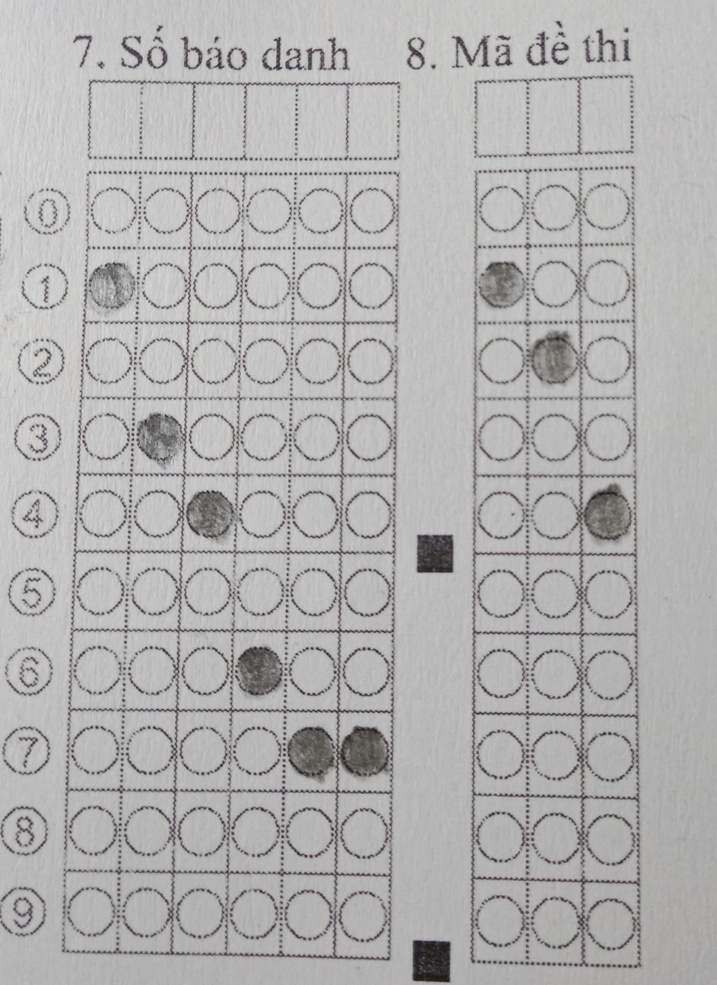
#> input picture SourceCode/PythonModule/StudentInfo/scanbdmade.jpg, 717 x 985 px, shrunk from 1776 x 2440 before the run, found by its file name
$ python scansbdmade.py
#> lines starting #> are read from the running program, lines starting #| are printed output that depends on the picture; after the words box and inside, x2 and y2 are one past the last pixel; in counts of white or black regions, pixels touching at a corner belong together
import cv2
import numpy as np
import matplotlib.pyplot as plt

def detect_answer_grid(image_path):
    # Đọc hình ảnh
#> called with image_path = 'StudentInfo/scanbdmade.jpg'
    image = cv2.imread(image_path)
#> image is the input picture: shape (985, 717, 3); mean B, G, R 177.4, 177.2, 178.3
    if image is None:
        print("Không thể đọc hình ảnh")
        return None

    # Tạo bản sao để hiển thị kết quả
    output = image.copy()

    # Chuyển sang ảnh xám
    gray = cv2.cvtColor(image, cv2.COLOR_BGR2GRAY)

    # Làm mờ để giảm nhiễu
    blurred = cv2.GaussianBlur(gray, (5, 5), 0)

    # Áp dụng ngưỡng để tách nền và foreground
    _, thresh = cv2.threshold(blurred, 170, 255, cv2.THRESH_BINARY_INV)
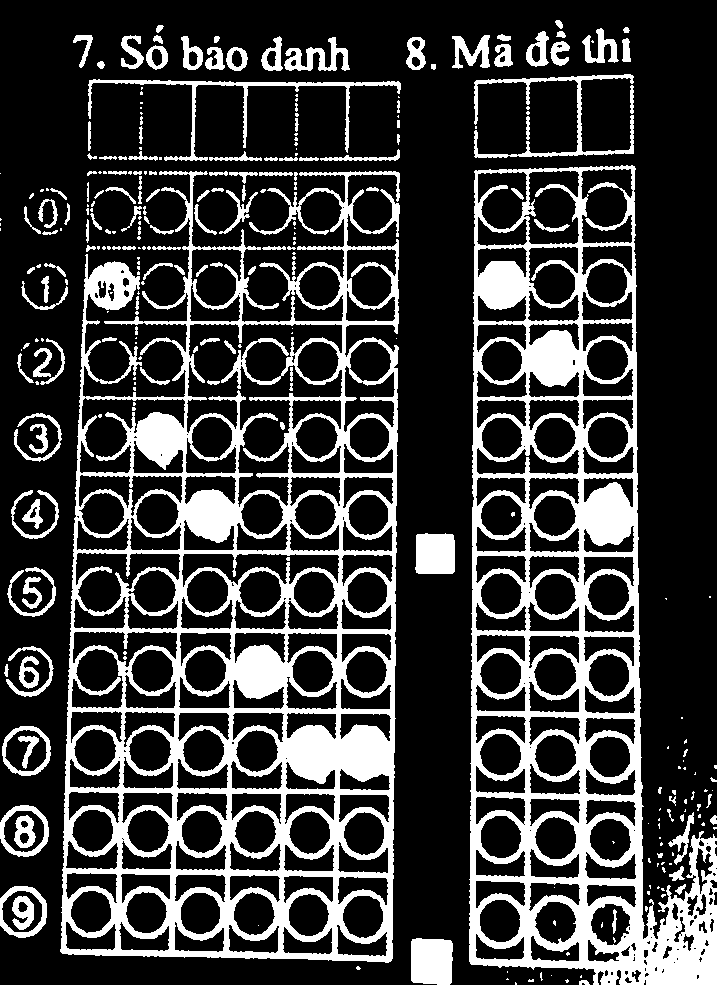
#> thresh: shape (985, 717); 23.4% white; 287 white regions (143 under 20 px)

    # Tìm các contour
    contours, _ = cv2.findContours(thresh, cv2.RETR_EXTERNAL, cv2.CHAIN_APPROX_SIMPLE)
#> contours = 253 contours, 154 with area under 20; largest, box (x1, y1, x2, y2) and area: (60, 171, 400, 963) 212732, (469, 165, 717, 985) 140302, (0, 805, 49, 857) 1968, (0, 886, 47, 938) 1952, (2, 726, 51, 776) 1888

    # Lọc các contour hình tròn (các ô trả lời)
    circular_contours = []
    for contour in contours:
        # Tính toán các thuộc tính hình dạng
        area = cv2.contourArea(contour)
        perimeter = cv2.arcLength(contour, True)

        if perimeter == 0:
            continue

        # Hệ số tròn = 4π(diện tích)/(chu vi)²
        circularity = 4 * np.pi * area / (perimeter * perimeter)

        # Lấy hình chữ nhật bao quanh contour
        x, y, w, h = cv2.boundingRect(contour)
        aspect_ratio = w / float(h)

        # Lọc dựa vào kích thước, độ tròn và tỉ lệ khung hình
        if 10 < w < 40 and 10 < h < 40 and 0.7 < circularity < 1.3 and 0.7 < aspect_ratio < 1.3:
            circular_contours.append((x, y, w, h))
#> this loop made 253 passes
#> (area, perimeter, circularity, x, y, w, h, aspect_ratio) on passes 2, 11, 17: (27.5, 27.9, 0.444, 579, 980, 11, 5, 2.2), (1768.5, 167.2, 0.795, 411, 938, 42, 47, 0.894), (1951.5, 164.1, 0.91, 0, 886, 47, 52, 0.904)
#> after the loop, circular_contours = [(226, 47, 22, 24), (146, 45, 22, 25)]

    # Sắp xếp các contour theo tọa độ y để tìm các hàng
    circular_contours.sort(key=lambda c: c[1])

    # Phát hiện các hàng dựa trên khoảng cách y
    rows = []
    current_row = [circular_contours[0]]
#> current_row = [(146, 45, 22, 25)]
    y_threshold = 15  # Ngưỡng khoảng cách y giữa các hàng

    for i in range(1, len(circular_contours)):
        current_contour = circular_contours[i]
        prev_contour = circular_contours[i-1]

        # Nếu khoảng cách y nhỏ, thì thuộc cùng một hàng
        if abs(current_contour[1] - prev_contour[1]) < y_threshold:
            current_row.append(current_contour)
        else:
            # Nếu không, tạo hàng mới
            rows.append(current_row)
            current_row = [current_contour]
#> this loop made 1 pass
#> (current_contour, prev_contour) on pass 1: ((226, 47, 22, 24), (146, 45, 22, 25))
#> after the loop, rows = []

    # Thêm hàng cuối cùng
    if current_row:
        rows.append(current_row)

    # Sắp xếp các contour trong mỗi hàng theo tọa độ x
    for i in range(len(rows)):
        rows[i].sort(key=lambda c: c[0])
#> this loop made 1 pass

    # Tìm các vùng "Số báo danh" và "Mã đề thi" dựa trên cấu trúc
    # Thông thường, "Số báo danh" có nhiều cột hơn "Mã đề thi"

    # Phát hiện sự phân cách giữa hai vùng
    if len(rows) > 0 and len(rows[0]) > 3:
        # Tìm khoảng cách lớn giữa các cột để xác định ranh giới giữa hai vùng
        max_x_gap = 0
        split_index = 0

        for i in range(1, len(rows[0])):
            x_gap = rows[0][i][0] - (rows[0][i-1][0] + rows[0][i-1][2])
            if x_gap > max_x_gap:
                max_x_gap = x_gap
                split_index = i

        # Tách thành hai vùng
        if split_index > 0:
            # Tìm tọa độ cho vùng "Số báo danh"
            sbd_min_x = min([cell[0] for row in rows for cell in row[:split_index] if len(row) > split_index])
            sbd_min_y = min([cell[1] for row in rows for cell in row[:split_index] if len(row) > split_index])
            sbd_max_x = max([cell[0] + cell[2] for row in rows for cell in row[:split_index] if len(row) > split_index])
            sbd_max_y = max([cell[1] + cell[3] for row in rows for cell in row[:split_index] if len(row) > split_index])

            # Tìm tọa độ cho vùng "Mã đề thi"
            mdt_min_x = min([cell[0] for row in rows for cell in row[split_index:] if len(row) > split_index])
            mdt_min_y = min([cell[1] for row in rows for cell in row[split_index:] if len(row) > split_index])
            mdt_max_x = max([cell[0] + cell[2] for row in rows for cell in row[split_index:] if len(row) > split_index])
            mdt_max_y = max([cell[1] + cell[3] for row in rows for cell in row[split_index:] if len(row) > split_index])

            # Thêm padding
            padding = 10
            sbd_region = (sbd_min_x - padding, sbd_min_y - padding,
                         sbd_max_x - sbd_min_x + 2*padding, sbd_max_y - sbd_min_y + 2*padding)
            mdt_region = (mdt_min_x - padding, mdt_min_y - padding,
                         mdt_max_x - mdt_min_x + 2*padding, mdt_max_y - mdt_min_y + 2*padding)

            # Vẽ hình chữ nhật bao quanh vùng "Số báo danh"
            cv2.rectangle(output, (sbd_region[0], sbd_region[1]),
                         (sbd_region[0] + sbd_region[2], sbd_region[1] + sbd_region[3]),
                         (0, 255, 0), 2)
            cv2.putText(output, "So bao danh", (sbd_region[0], sbd_region[1] - 10),
                       cv2.FONT_HERSHEY_SIMPLEX, 0.7, (0, 255, 0), 2)

            # Vẽ hình chữ nhật bao quanh vùng "Mã đề thi"
            cv2.rectangle(output, (mdt_region[0], mdt_region[1]),
                         (mdt_region[0] + mdt_region[2], mdt_region[1] + mdt_region[3]),
                         (0, 0, 255), 2)
            cv2.putText(output, "Ma de thi", (mdt_region[0], mdt_region[1] - 10),
                       cv2.FONT_HERSHEY_SIMPLEX, 0.7, (0, 0, 255), 2)

            # Phát hiện các ô được đánh dấu
            for row in rows:
                for x, y, w, h in row:
                    # Cắt vùng của ô tròn
                    cell_roi = thresh[y:y+h, x:x+w]
                    # Đếm số pixel đen (1) trong ô
                    black_pixel_count = np.sum(cell_roi == 255)
                    # Nếu số pixel đen vượt ngưỡng, coi là đã đánh dấu
                    if black_pixel_count > 0.3 * w * h:
                        cv2.rectangle(output, (x, y), (x+w, y+h), (255, 0, 0), 2)

            # Hiển thị kết quả
            plt.figure(figsize=(12, 10))
            plt.imshow(cv2.cvtColor(output, cv2.COLOR_BGR2RGB))
            plt.title('Kết quả phát hiện vùng')
            plt.axis('off')
            plt.show()

            return {
                'so_bao_danh': sbd_region,
                'ma_de_thi': mdt_region,
                'output_image': output
            }

    print("Không thể phát hiện đủ các vùng")
    return None

# Sử dụng hàm
result = detect_answer_grid('StudentInfo/scanbdmade.jpg')
if result:
    print(f"Tọa độ vùng 'Số báo danh': {result['so_bao_danh']}")
    print(f"Tọa độ vùng 'Mã đề thi': {result['ma_de_thi']}")

$ run again, with SourceCode/PythonModule/StudentInfo/1.jpg copied over SourceCode/PythonModule/StudentInfo/scanbdmade.jpg
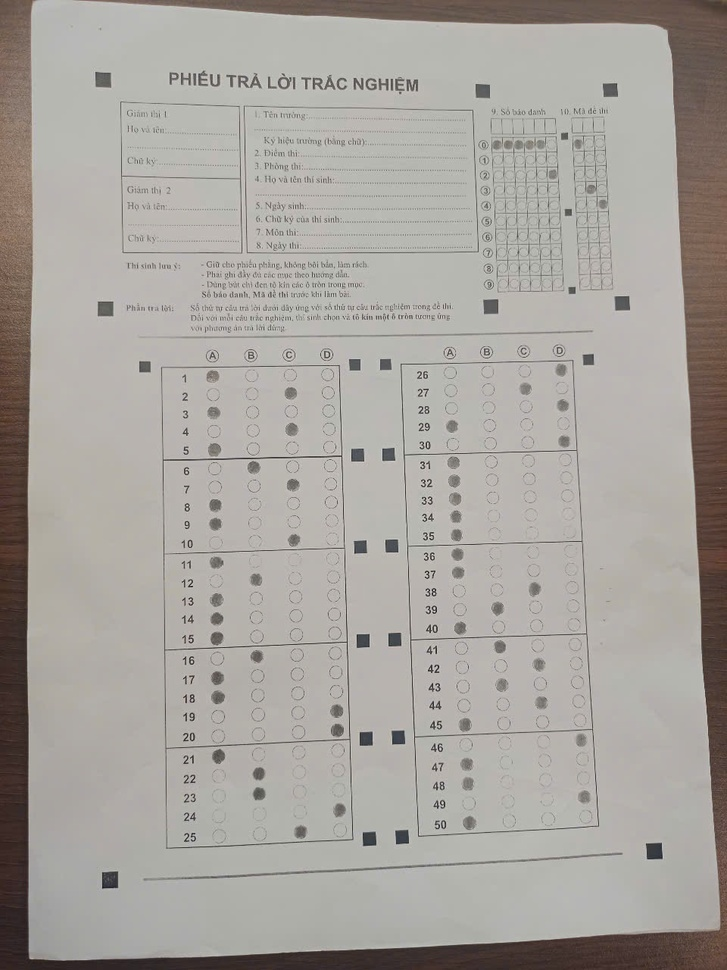
#> input picture SourceCode/PythonModule/StudentInfo/1.jpg, 727 x 970 px, shrunk from 960 x 1280 before the run, found by its file name
#> in detect_answer_grid, image is the input picture: shape (970, 727, 3); mean B, G, R 158.2, 163.6, 167.6
#> in detect_answer_grid, `_, thresh = cv2.threshold(blurred, 170, 255, cv2.THRESH_BINARY_INV)`:
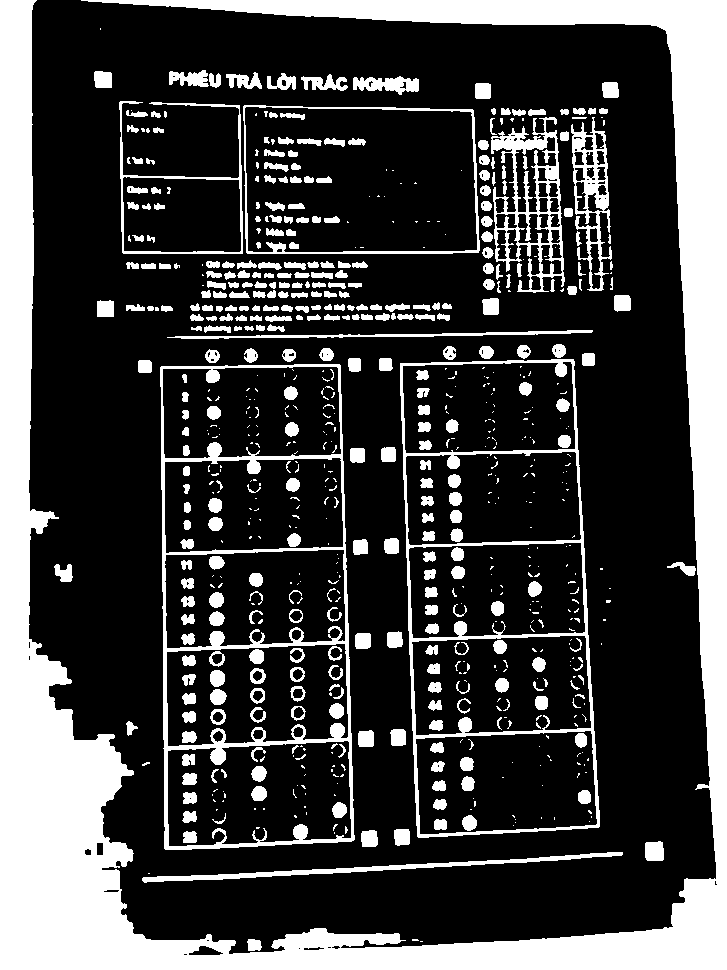
#> thresh: shape (970, 727); 26.2% white; 722 white regions (369 under 20 px)
#> contours = 209 contours, 42 with area under 20; largest, box (x1, y1, x2, y2) and area: (0, 0, 727, 970) 114954, (160, 364, 355, 850) 88496, (400, 359, 600, 838) 83932, (243, 105, 480, 254) 33728, (119, 101, 243, 254) 9575
#> the loop in detect_answer_grid, `for contour in contours:` made 209 passes
#> (area, perimeter, circularity, x, y, w, h, aspect_ratio) on passes 3, 5, 6: (126.5, 46.73, 0.728, 247, 939, 15, 12, 1.25), (1730, 987.2, 0.0223, 142, 852, 481, 31, 15.52), (317.5, 69.9, 0.817, 645, 841, 19, 20, 0.95)
#> after the loop in detect_answer_grid, `for contour in contours:`: circular_contours = 35 items, first 6: (247, 939, 15, 12), (645, 841, 19, 20), (361, 830, 17, 17), (394, 829, 16, 17), (358, 730, 16, 17), (390, 729, 16, 17)
#> in detect_answer_grid, `current_row = [circular_contours[0]]`: current_row = [(94, 71, 18, 17)]
#> the loop in detect_answer_grid, `for i in range(1, len(circular_contours)):` made 34 passes
#> (prev_contour, current_row) on passes 3 to 10: ((475, 83, 16, 16), [(479, 170, 11, 11)]), ((479, 170, 11, 11), [(480, 185, 11, 11)]), ((480, 185, 11, 11), [(481, 216, 12, 11)]), ((481, 216, 12, 11), [(481, 231, 12, 11)]), ((481, 231, 12, 11), [(482, 247, 12, 12)]), ((482, 247, 12, 12), [(483, 263, 11, 11)]), ((483, 263, 11, 11), [(483, 279, 12, 11)]), ((483, 279, 12, 11), [(614, 295, 17, 17)])
#> after the loop in detect_answer_grid, `for i in range(1, len(circular_contours)):`: rows = 15 items
#> the loop in detect_answer_grid, `for i in range(len(rows)):` made 16 passes
